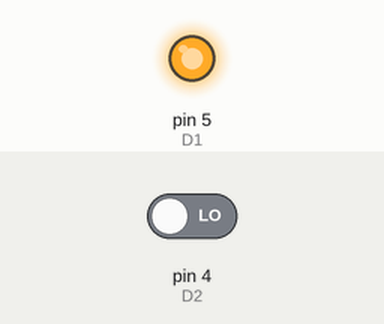
This sketch was run on a simulated Arduino Uno, built with avr-gcc and run on an emulated ATmega328P. Parts: output pins drawn as LEDs (lit = HIGH). Inputs (shaded band) come from the test bench; at power-on: pin 4 (D2) LOW. What the sketch prints to the serial monitor is not drawn.

Above: at 0.1 s.
At 5.1 s:
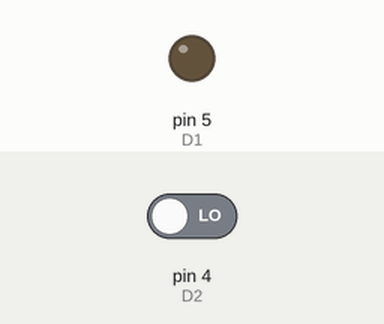
Timing chart, 0 to 6.6 s (numbered marks = the images above):
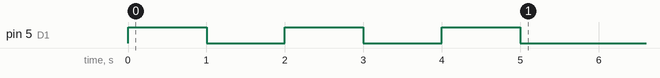

The sketch:

ESP8266.ino
```cpp
#define D1 5
#define D2 4

void setup() {
  // put your setup code here, to run once:
  Serial.begin(115200);
  pinMode(D1, OUTPUT) ;
  pinMode(D2, INPUT) ;
  for(int i =0; i< 3 ;i++){
    digitalWrite(D1, HIGH);       // sets the digital pin 13 on
    delay(1000);                  // waits for a second
    digitalWrite(D1, LOW);        // sets the digital pin 13 off
    delay(1000);                  // waits for a second
  }
}

void loop() {
  // put your main code here, to run repeatedly:
  if (Serial.available()){
    int incoming = Serial.read();
    Serial.println(incoming);
    if (incoming == '1')
      digitalWrite(D1, HIGH);
    else
      digitalWrite(D1, LOW);
  }

  int switchValue = digitalRead(D2);
  Serial.println(switchValue);
  if (switchValue)
      digitalWrite(D1, HIGH);
    else
      digitalWrite(D1, LOW);

//  Serial.println("Hello World");
//  delay(1000);
}
```
